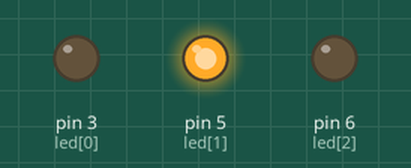
The sketch below on a simulated Arduino Uno, built with avr-gcc and run on an emulated ATmega328P. Parts: output pins drawn as LEDs (lit = HIGH).

Above: at 0.1 s.
Timing chart, 0 to 1.6 s (numbered marks = the images above):
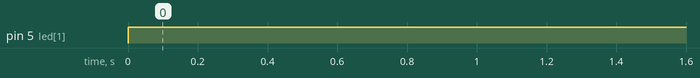

The sketch:

RGB_2.ino
```cpp
int led[]={3,5,6};
void setup() {
  for(int i=0; i<3;i++){
    pinMode(led[i],OUTPUT);
  }
}
void loop() {
  analogWrite(3,512);
  analogWrite(5,1023);
  analogWrite(6,256);
}
```

Measured:
- by itself, pin 5 (led[1]): LOW → HIGH at 0.00 s
